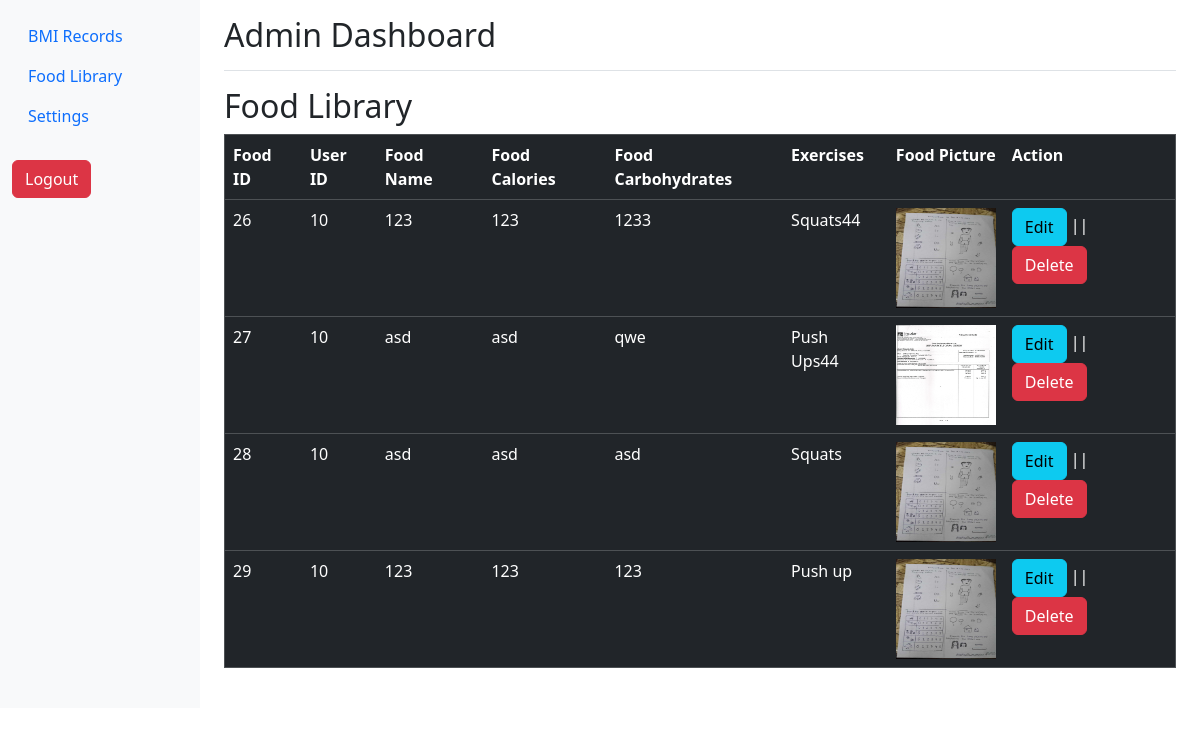
Page /admin_foodlibrary.php (signed in) on the committed database.
### tables this page shows
CREATE TABLE `food_library` (
  `food_id` int(11) NOT NULL,
  `user_id` int(11) NOT NULL,
  `food_name` varchar(20) NOT NULL,
  `food_calories` varchar(20) NOT NULL,
  `food_carbohydrates` varchar(20) NOT NULL,
  `exercise` varchar(255) NOT NULL,
  `food_picture` varchar(255) NOT NULL
);

### admin_foodlibrary.php (the view, shortened to what this page needs)
<?php require 'connection.php';?>
<!DOCTYPE html>
<html lang="en">
<head>
    <link rel="stylesheet" href="bootstrap.css">
</head>
<body>
<div class="container-fluid">
        <div class="row">
            <nav id="sidebarMenu" class="col-md-3 col-lg-2 d-md-block bg-light sidebar collapse">
                <div class="position-sticky pt-3">
                    <ul class="nav flex-column">
                        <li class="nav-item">
                            <a class="nav-link" href="admin-dashboard.php">
                                BMI Records
                            </a>
                        </li>
                        <li class="nav-item">
                            <a class="nav-link" href="admin_foodlibrary.php">
                                Food Library
                            </a>
                        </li>
                        <li class="nav-item">
                            <a class="nav-link" href="#">
                                Settings
                            </a>
                        </li>
                        <form action="" method="POST"><br>
	<button type="submit" name="logout" value="logout" class="btn btn-danger"  onclick="return confirm('Are you sure you want to logout?')">Logout</button>
    </form>
                    </ul>
                </div>
            </nav>
            <main class="col-md-9 ms-sm-auto col-lg-10 px-md-4">
                <div class="d-flex justify-content-between flex-wrap flex-md-nowrap align-items-center pt-3 pb-2 mb-3 border-bottom">
                    <h1 class="h2">Admin Dashboard</h1>
                </div>
<table border="1" class="table table-dark">
	<b>
	<h2>Food Library</h2>
		<th>Food ID</th>
		<th>User ID</th>
		<th>Food Name</th>
		<th>Food Calories</th>
		<th>Food Carbohydrates</th>
        <th>Exercises</th>
		<th>Food Picture</th>
		<th>Action</th>
        <?php
        $sql = "SELECT * FROM food_library";
        $result = $conn->query($sql);
	if($result->num_rows > 0){
		while($row = $result -> fetch_assoc()){
			echo "<tr>";
			echo "<td>".$row["food_id"]."</td>";
			echo "<td>".$row["user_id"]."</td>";
			echo "<td>".$row["food_name"]."</td>";
			echo "<td>".$row["food_calories"]."</td>";
			echo "<td>".$row["food_carbohydrates"]."</td>";
            echo "<td>".$row["exercise"]."</td>";
			echo "<td><img src='" .$row['food_picture'] . "' width='100' height='100'></td>";
			echo "<td><a href='adminfoodlibrary.php?food_id=".$row["food_id"]."'  class='btn btn-info'>Edit</a> || <a href='deleteadmin.php?food_id=".$row["food_id"]."'  class='btn btn-danger'>Delete</a></td>";
			echo "</tr>";
		}
	} else{
		echo "<tr><td colspan = '7'> No records found</td></tr>";
	}
?>
</table>
<br>
</body>
</html>

### rows in the picture
food_library: food_id "26", user "10", food_name "123", food_calories "123", food_carbohydrates "1233", exercise "Squats44", food_picture (picture)
food_library: food_id "27", user "10", food_name "asd", food_calories "asd", food_carbohydrates "qwe", exercise "Push Ups44", food_picture (picture)
food_library: food_id "28", user "10", food_name "asd", food_calories "asd", food_carbohydrates "asd", exercise "Squats", food_picture (picture)
food_library: food_id "29", user "10", food_name "123", food_calories "123", food_carbohydrates "123", exercise "Push up", food_picture (picture)
